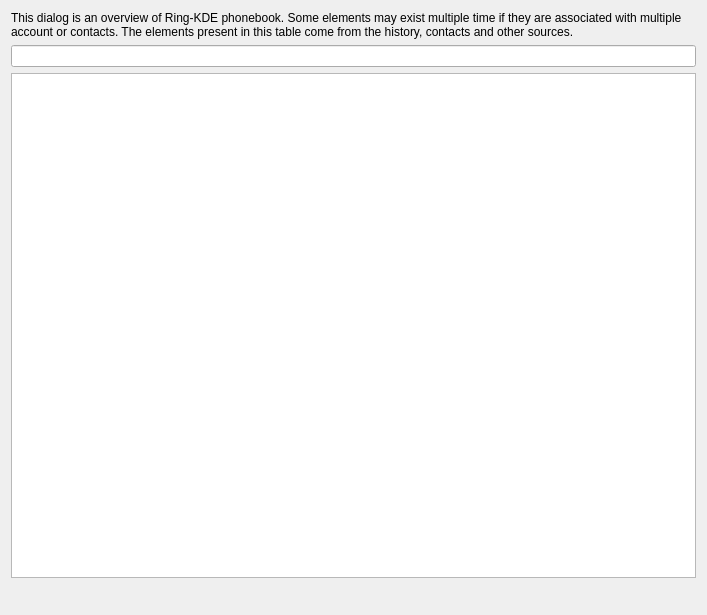
<?xml version="1.0" encoding="UTF-8"?>
<ui version="4.0">
 <class>DirectoryView</class>
 <widget class="QDialog" name="DirectoryView">
  <property name="geometry">
   <rect>
    <x>0</x>
    <y>0</y>
    <width>707</width>
    <height>615</height>
   </rect>
  </property>
  <property name="windowTitle">
   <string>Dialog</string>
  </property>
  <layout class="QGridLayout" name="gridLayout">
   <item row="3" column="1">
    <widget class="QDialogButtonBox" name="buttonBox">
     <property name="orientation">
      <enum>Qt::Horizontal</enum>
     </property>
     <property name="standardButtons">
      <set>QDialogButtonBox::NoButton</set>
     </property>
    </widget>
   </item>
   <item row="2" column="0" colspan="2">
    <widget class="QTableView" name="tableView">
     <property name="sortingEnabled">
      <bool>true</bool>
     </property>
    </widget>
   </item>
   <item row="1" column="0" colspan="2">
    <widget class="FilterLineEdit" name="lineEdit"/>
   </item>
   <item row="3" column="0">
    <spacer name="horizontalSpacer">
     <property name="orientation">
      <enum>Qt::Horizontal</enum>
     </property>
     <property name="sizeHint" stdset="0">
      <size>
       <width>558</width>
       <height>20</height>
      </size>
     </property>
    </spacer>
   </item>
   <item row="0" column="0" colspan="2">
    <widget class="QLabel" name="label">
     <property name="text">
      <string>This dialog is an overview of Ring-KDE phonebook. Some elements may exist multiple time if they are associated with multiple account or contacts. The elements present in this table come from the history, contacts and other sources.</string>
     </property>
     <property name="wordWrap">
      <bool>true</bool>
     </property>
    </widget>
   </item>
  </layout>
 </widget>
 <customwidgets>
  <customwidget>
   <class>FilterLineEdit</class>
   <extends>QLineEdit</extends>
   <header>widgets/filterlineedit.h</header>
  </customwidget>
 </customwidgets>
 <tabstops>
  <tabstop>lineEdit</tabstop>
  <tabstop>tableView</tabstop>
 </tabstops>
 <resources/>
 <connections>
  <connection>
   <sender>buttonBox</sender>
   <signal>accepted()</signal>
   <receiver>DirectoryView</receiver>
   <slot>accept()</slot>
   <hints>
    <hint type="sourcelabel">
     <x>248</x>
     <y>254</y>
    </hint>
    <hint type="destinationlabel">
     <x>157</x>
     <y>274</y>
    </hint>
   </hints>
  </connection>
  <connection>
   <sender>buttonBox</sender>
   <signal>rejected()</signal>
   <receiver>DirectoryView</receiver>
   <slot>reject()</slot>
   <hints>
    <hint type="sourcelabel">
     <x>316</x>
     <y>260</y>
    </hint>
    <hint type="destinationlabel">
     <x>286</x>
     <y>274</y>
    </hint>
   </hints>
  </connection>
 </connections>
</ui>
